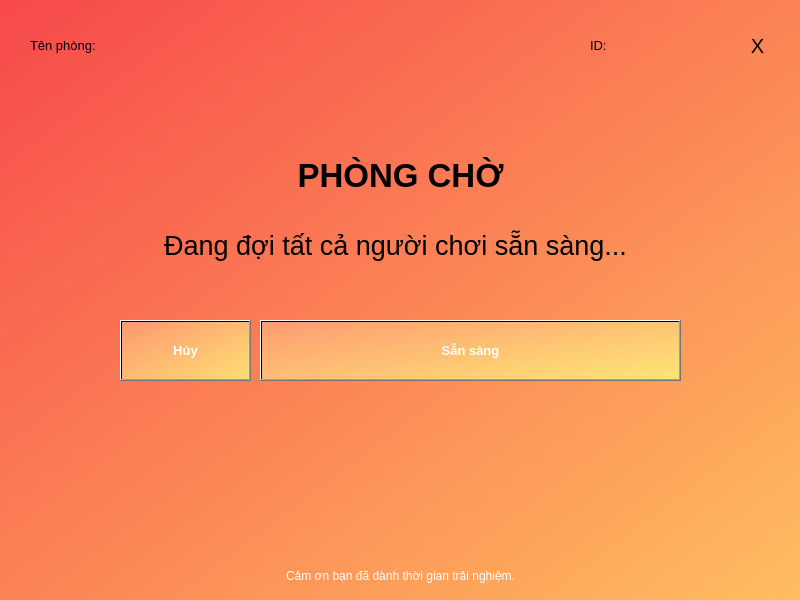
<?xml version="1.0" encoding="UTF-8"?>
<ui version="4.0">
 <class>Main</class>
 <widget class="QMainWindow" name="Main">
  <property name="geometry">
   <rect>
    <x>0</x>
    <y>0</y>
    <width>800</width>
    <height>600</height>
   </rect>
  </property>
  <property name="windowTitle">
   <string>Game Bầu Cua Online - Waiting Room</string>
  </property>
  <property name="styleSheet">
   <string notr="true">background-color: qlineargradient(spread:pad, x1:0, y1:0, x2:1, y2:1, stop:0 rgba(247, 73, 75, 255), stop:0.997452 rgba(255, 189, 96, 255), stop:1 rgba(255, 255, 255, 255));</string>
  </property>
  <widget class="QWidget" name="centralwidget">
   <property name="styleSheet">
    <string notr="true"/>
   </property>
   <widget class="QLabel" name="title">
    <property name="geometry">
     <rect>
      <x>0</x>
      <y>150</y>
      <width>801</width>
      <height>51</height>
     </rect>
    </property>
    <property name="sizePolicy">
     <sizepolicy hsizetype="Fixed" vsizetype="Fixed">
      <horstretch>0</horstretch>
      <verstretch>0</verstretch>
     </sizepolicy>
    </property>
    <property name="font">
     <font>
      <family>Segoe UI</family>
      <pointsize>25</pointsize>
      <weight>75</weight>
      <bold>true</bold>
     </font>
    </property>
    <property name="autoFillBackground">
     <bool>false</bool>
    </property>
    <property name="styleSheet">
     <string notr="true">background:none;</string>
    </property>
    <property name="text">
     <string>PHÒNG CHỜ</string>
    </property>
    <property name="scaledContents">
     <bool>true</bool>
    </property>
    <property name="alignment">
     <set>Qt::AlignCenter</set>
    </property>
   </widget>
   <widget class="QLabel" name="credit">
    <property name="geometry">
     <rect>
      <x>0</x>
      <y>560</y>
      <width>801</width>
      <height>31</height>
     </rect>
    </property>
    <property name="styleSheet">
     <string notr="true">color:white;background-color:none;</string>
    </property>
    <property name="text">
     <string>Cảm ơn bạn đã dành thời gian trải nghiệm.</string>
    </property>
    <property name="alignment">
     <set>Qt::AlignCenter</set>
    </property>
   </widget>
   <widget class="QLabel" name="description">
    <property name="geometry">
     <rect>
      <x>0</x>
      <y>220</y>
      <width>791</width>
      <height>51</height>
     </rect>
    </property>
    <property name="font">
     <font>
      <pointsize>20</pointsize>
     </font>
    </property>
    <property name="styleSheet">
     <string notr="true">background:none;</string>
    </property>
    <property name="text">
     <string>Đang đợi tất cả người chơi sẵn sàng...</string>
    </property>
    <property name="alignment">
     <set>Qt::AlignCenter</set>
    </property>
   </widget>
   <widget class="QPushButton" name="cancel">
    <property name="geometry">
     <rect>
      <x>120</x>
      <y>320</y>
      <width>131</width>
      <height>61</height>
     </rect>
    </property>
    <property name="font">
     <font>
      <family>Segoe UI</family>
      <pointsize>10</pointsize>
      <weight>75</weight>
      <bold>true</bold>
     </font>
    </property>
    <property name="cursor">
     <cursorShape>PointingHandCursor</cursorShape>
    </property>
    <property name="styleSheet">
     <string notr="true">background-color: qlineargradient(spread:pad, x1:0, y1:0, x2:1, y2:1, stop:0 rgba(255, 170, 127, 176), stop:1 rgba(255, 255, 127, 187));
color: rgb(255, 255, 255);</string>
    </property>
    <property name="text">
     <string>Hủy</string>
    </property>
   </widget>
   <widget class="QPushButton" name="ready">
    <property name="geometry">
     <rect>
      <x>260</x>
      <y>320</y>
      <width>421</width>
      <height>61</height>
     </rect>
    </property>
    <property name="font">
     <font>
      <family>Segoe UI</family>
      <pointsize>10</pointsize>
      <weight>75</weight>
      <bold>true</bold>
     </font>
    </property>
    <property name="cursor">
     <cursorShape>PointingHandCursor</cursorShape>
    </property>
    <property name="styleSheet">
     <string notr="true">background-color: qlineargradient(spread:pad, x1:0, y1:0, x2:1, y2:1, stop:0 rgba(255, 170, 127, 176), stop:1 rgba(255, 255, 127, 187));
color: rgb(255, 255, 255);</string>
    </property>
    <property name="text">
     <string>Sẵn sàng</string>
    </property>
   </widget>
   <widget class="QLabel" name="exit">
    <property name="geometry">
     <rect>
      <x>730</x>
      <y>20</y>
      <width>55</width>
      <height>51</height>
     </rect>
    </property>
    <property name="font">
     <font>
      <family>Segoe UI</family>
      <pointsize>15</pointsize>
     </font>
    </property>
    <property name="cursor">
     <cursorShape>PointingHandCursor</cursorShape>
    </property>
    <property name="styleSheet">
     <string notr="true">QLabel {
background:none;
}
QLabel::hover {
background:none;
color:white;
}</string>
    </property>
    <property name="text">
     <string>X</string>
    </property>
    <property name="alignment">
     <set>Qt::AlignCenter</set>
    </property>
   </widget>
   <widget class="QLabel" name="idroom">
    <property name="geometry">
     <rect>
      <x>590</x>
      <y>20</y>
      <width>141</width>
      <height>51</height>
     </rect>
    </property>
    <property name="font">
     <font>
      <pointsize>10</pointsize>
     </font>
    </property>
    <property name="styleSheet">
     <string notr="true">background:none;</string>
    </property>
    <property name="text">
     <string>ID:</string>
    </property>
    <property name="alignment">
     <set>Qt::AlignLeading|Qt::AlignLeft|Qt::AlignVCenter</set>
    </property>
   </widget>
   <widget class="QLabel" name="roomname">
    <property name="geometry">
     <rect>
      <x>30</x>
      <y>20</y>
      <width>291</width>
      <height>51</height>
     </rect>
    </property>
    <property name="font">
     <font>
      <pointsize>10</pointsize>
     </font>
    </property>
    <property name="styleSheet">
     <string notr="true">background:none;</string>
    </property>
    <property name="text">
     <string>Tên phòng:</string>
    </property>
    <property name="alignment">
     <set>Qt::AlignLeading|Qt::AlignLeft|Qt::AlignVCenter</set>
    </property>
   </widget>
  </widget>
 </widget>
 <resources>
  <include location="background.qrc"/>
 </resources>
 <connections/>
</ui>
